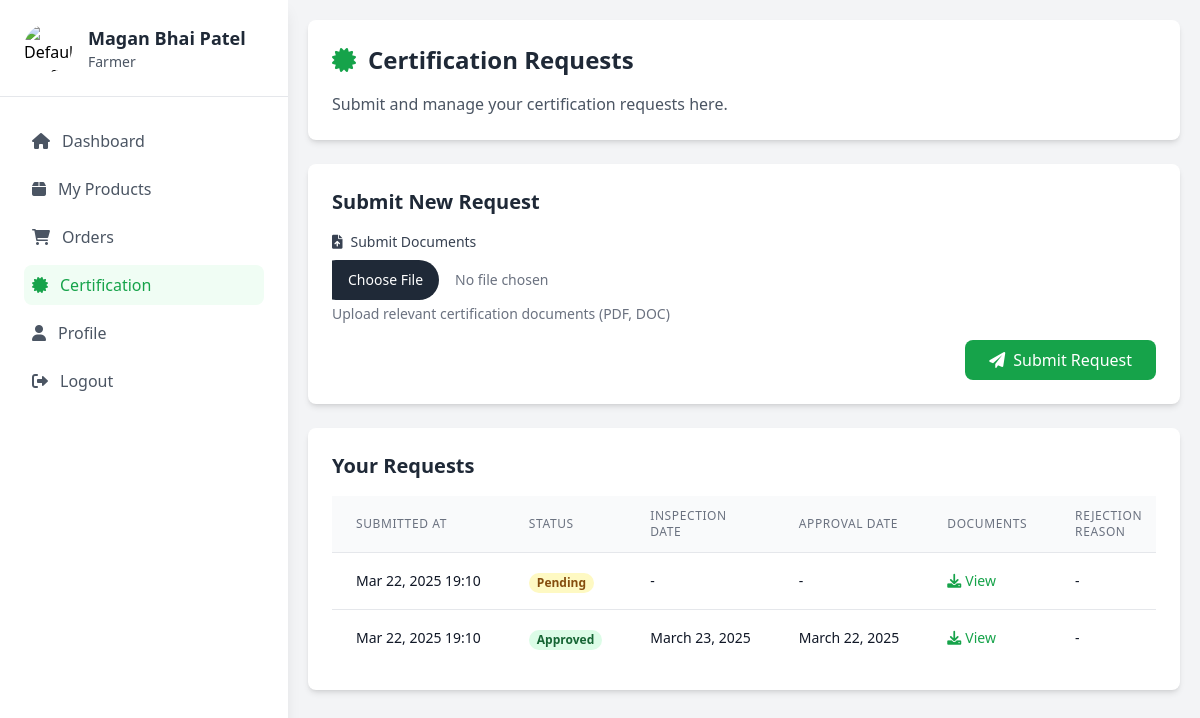
Page /farmer/certification/ (signed in) on the committed database.
### api/models.py (models this page shows, shortened)
class User(AbstractBaseUser, PermissionsMixin):
    ROLE_CHOICES = [
        ('Farmer', 'Farmer'),
        ('Customer', 'Customer'),
        ('Admin', 'Admin'),
        ('Verifier', 'Verifier'),
    ]
    user_id = models.AutoField(primary_key=True)
    full_name = models.CharField(max_length=100)
    email = models.EmailField(unique=True)
    phone_number = models.CharField(max_length=15)
    role = models.CharField(max_length=10, choices=ROLE_CHOICES, default='Customer')
    is_active = models.BooleanField(default=True)
    is_staff = models.BooleanField(default=False)
    objects = UserManager()
    USERNAME_FIELD = 'email'
    REQUIRED_FIELDS = ['full_name', 'phone_number']

class CertificationRequest(models.Model):
    farmer = models.ForeignKey(FarmerProfile, on_delete=models.CASCADE)
    submitted_documents = models.FileField(upload_to='certification_documents/')
    status = models.CharField(max_length=20, choices=[
        ('pending', 'Pending'),
        ('approved', 'Approved'),
        ('rejected', 'Rejected')
    ], default='pending')
    submitted_at = models.DateTimeField(default=timezone.now)
    inspection_date = models.DateField(null=True, blank=True)
    approval_date = models.DateField(null=True, blank=True)
    rejection_reason = models.TextField(blank=True, null=True)

### api/views.py (the view, shortened to what this page needs)
# urls.py: path('farmer/certification/', views.certification_request, name='certification_request'),
@login_required
def certification_request(request):
    if request.user.role != 'Farmer':
        messages.error(request, 'Only farmers can request certification.')
        return redirect('home')
    try:
        farmer_profile = FarmerProfile.objects.get(user=request.user)
        certification_requests = CertificationRequest.objects.filter(farmer=farmer_profile).order_by('-submitted_at')
    except FarmerProfile.DoesNotExist:
        messages.error(request, 'Please complete your farmer profile first.')
        return redirect('farmer_dashboard')
    context = {
        'certification_requests': certification_requests,
        'farmer_profile': farmer_profile,
    }
    return render(request, 'farmer/certification_request.html', context)

### templates/farmer/certification_request.html (shortened to what this page needs)
{% extends 'farmer/farmer_base.html' %}
{% block content %}
<div class="flex flex-col p-5">
    <div class="bg-white rounded-lg shadow-md p-6 mb-6">
        <div class="flex items-center mb-4">
            <i class="fas fa-certificate text-green-600 text-2xl mr-3"></i>
            <h1 class="text-2xl font-semibold text-gray-800">Certification Requests</h1>
        </div>
        <p class="text-gray-600">Submit and manage your certification requests here.</p>
    </div>
    <div class="bg-white rounded-lg shadow-md p-6 mb-6">
        <h2 class="text-xl font-semibold text-gray-800 mb-4">Submit New Request</h2>
        <form method="post" enctype="multipart/form-data" class="space-y-4">
            <div>
                <label class="block text-sm font-medium text-gray-700 mb-2">
                    <i class="fas fa-file-upload mr-2"></i>Submit Documents
                </label>
                <input type="file" name="submitted_documents" required
                    class="block w-full text-sm text-gray-500 file:mr-4 file:py-2 file:px-4 file:rounded-full file:border-0 file:text-sm file:font-semibold file:bg-green-50 file:text-green-700 hover:file:bg-green-100">
                <p class="mt-1 text-sm text-gray-500">Upload relevant certification documents (PDF, DOC)</p>
            </div>
            <div class="flex justify-end">
                <button type="submit" class="bg-green-600 text-white px-6 py-2 rounded-lg hover:bg-green-700 transition-colors">
                    <i class="fas fa-paper-plane mr-2"></i>Submit Request
                </button>
            </div>
        </form>
    </div>
    <div class="bg-white rounded-lg shadow-md p-6">
        <h2 class="text-xl font-semibold text-gray-800 mb-4">Your Requests</h2>
        {% if certification_requests %}
        <div class="overflow-x-auto">
            <table class="min-w-full divide-y divide-gray-200">
                <thead class="bg-gray-50">
                    <tr>
                        <th class="px-6 py-3 text-left text-xs font-medium text-gray-500 uppercase tracking-wider">Submitted At</th>
                        <th class="px-6 py-3 text-left text-xs font-medium text-gray-500 uppercase tracking-wider">Status</th>
                        <th class="px-6 py-3 text-left text-xs font-medium text-gray-500 uppercase tracking-wider">Inspection Date</th>
                        <th class="px-6 py-3 text-left text-xs font-medium text-gray-500 uppercase tracking-wider">Approval Date</th>
                        <th class="px-6 py-3 text-left text-xs font-medium text-gray-500 uppercase tracking-wider">Documents</th>
                        <th class="px-6 py-3 text-left text-xs font-medium text-gray-500 uppercase tracking-wider">Rejection Reason</th>
                    </tr>
                </thead>
                <tbody class="bg-white divide-y divide-gray-200">
                    {% for request in certification_requests %}
                    <tr>
                        <td class="px-6 py-4 whitespace-nowrap text-sm text-gray-900">
                            {{ request.submitted_at|date:"M d, Y H:i" }}
                        </td>
                        <td class="px-6 py-4 whitespace-nowrap">
                            <span class="px-2 inline-flex text-xs leading-5 font-semibold rounded-full
                                {% if request.status == 'pending' %}bg-yellow-100 text-yellow-800
                                {% elif request.status == 'approved' %}bg-green-100 text-green-800
                                {% else %}bg-red-100 text-red-800{% endif %}">
                                {{ request.status|title }}
                            </span>
                        </td>
                        <td class="px-6 py-4 whitespace-nowrap text-sm text-gray-900">
                            {{ request.inspection_date|default:"-" }}
                        </td>
                        <td class="px-6 py-4 whitespace-nowrap text-sm text-gray-900">
                            {{ request.approval_date|default:"-" }}
                        </td>
                        <td class="px-6 py-4 whitespace-nowrap text-sm text-gray-900">
                            <a href="{{ request.submitted_documents.url }}" target="_blank" class="text-green-600 hover:text-green-800">
                                <i class="fas fa-download mr-1"></i>View
                            </a>
                        </td>
                        <td class="px-6 py-4 whitespace-nowrap text-sm text-gray-900">
                            {{ request.rejection_reason|default:"-" }}
                        </td>
                    </tr>
                    {% endfor %}
                </tbody>
            </table>
        </div>
        {% else %}
        <p class="text-gray-500 text-center py-4">No certification requests found.</p>
        {% endif %}
    </div>
</div>
{% endblock %}

### templates/farmer/sidebar.html
<!DOCTYPE html>
<html lang="en">
<head>
    <script src="https://cdn.tailwindcss.com"></script>
</head>
<body class="flex m-0 font-sans">
    <div class="fixed left-0 top-0 w-72 h-full bg-white shadow-lg">
        <div class="p-6 border-b">
            <div class="flex items-center">
                {% if user.farmer_profile.photo %}
                    <img src="{{ user.farmer_profile.photo.url }}" alt="Profile Photo" class="w-12 h-12 rounded-full object-cover">
                {% else %}
                    <img src="/media/profile_photos/default.jpg" alt="Default Profile" class="w-12 h-12 rounded-full object-cover">
                {% endif %}
                <div class="ml-4">
                    <h2 class="text-lg font-semibold text-gray-800">{{ user.full_name }}</h2>
                    <p class="text-sm text-gray-600">Farmer</p>
                </div>
            </div>
        </div>
        <nav class="p-6">
            <ul class="space-y-2">
                <li>
                    <a href="{% url 'farmer_dashboard' %}"
                       class="flex items-center p-2 rounded-lg {% if request.resolver_match.url_name == 'farmer_dashboard' %}bg-green-50 text-green-600{% else %}text-gray-600 hover:bg-gray-50{% endif %}">
                        <i class="fas fa-home mr-3"></i>
                        <span>Dashboard</span>
                    </a>
                </li>
                <li>
                    <a href="{% url 'product_list' %}"
                       class="flex items-center p-2 rounded-lg {% if request.resolver_match.url_name == 'product_list' %}bg-green-50 text-green-600{% else %}text-gray-600 hover:bg-gray-50{% endif %}">
                        <i class="fas fa-box mr-3"></i>
                        <span>My Products</span>
                    </a>
                </li>
                <li>
                    <a href="{% url 'farmer_orders' %}"
                       class="flex items-center p-2 rounded-lg {% if request.resolver_match.url_name == 'farmer_orders' %}bg-green-50 text-green-600{% else %}text-gray-600 hover:bg-gray-50{% endif %}">
                        <i class="fas fa-shopping-cart mr-3"></i>
                        <span>Orders</span>
                    </a>
                </li>
                <li>
                    <a href="{% url 'certification_request' %}"
                       class="flex items-center p-2 rounded-lg {% if request.resolver_match.url_name == 'certification_request' %}bg-green-50 text-green-600{% else %}text-gray-600 hover:bg-gray-50{% endif %}">
                        <i class="fas fa-certificate mr-3"></i>
                        <span>Certification</span>
                    </a>
                </li>
                <li>
                    <a href="{% url 'edit_farmer_profile' %}"
                       class="flex items-center p-2 rounded-lg {% if request.resolver_match.url_name == 'edit_farmer_profile' %}bg-green-50 text-green-600{% else %}text-gray-600 hover:bg-gray-50{% endif %}">
                        <i class="fas fa-user mr-3"></i>
                        <span>Profile</span>
                    </a>
                </li>
                <li>
                    <a href="{% url 'logout' %}"
                       class="flex items-center p-2 text-gray-600 hover:bg-gray-50 rounded-lg">
                        <i class="fas fa-sign-out-alt mr-3"></i>
                        <span>Logout</span>
                    </a>
                </li>
            </ul>
        </nav>
    </div>
</body>
</html>

### rows in the picture
User: full_name "Magan Bhai Patel"
CertificationRequest: submitted_at "Mar 22, 2025 19:10", status "Pending", inspection_date "-", approval_date "-", rejection_reason "-"
CertificationRequest: submitted_at "Mar 22, 2025 19:10", status "Approved", inspection_date "March 23, 2025", approval_date "March 22, 2025", rejection_reason "-"
